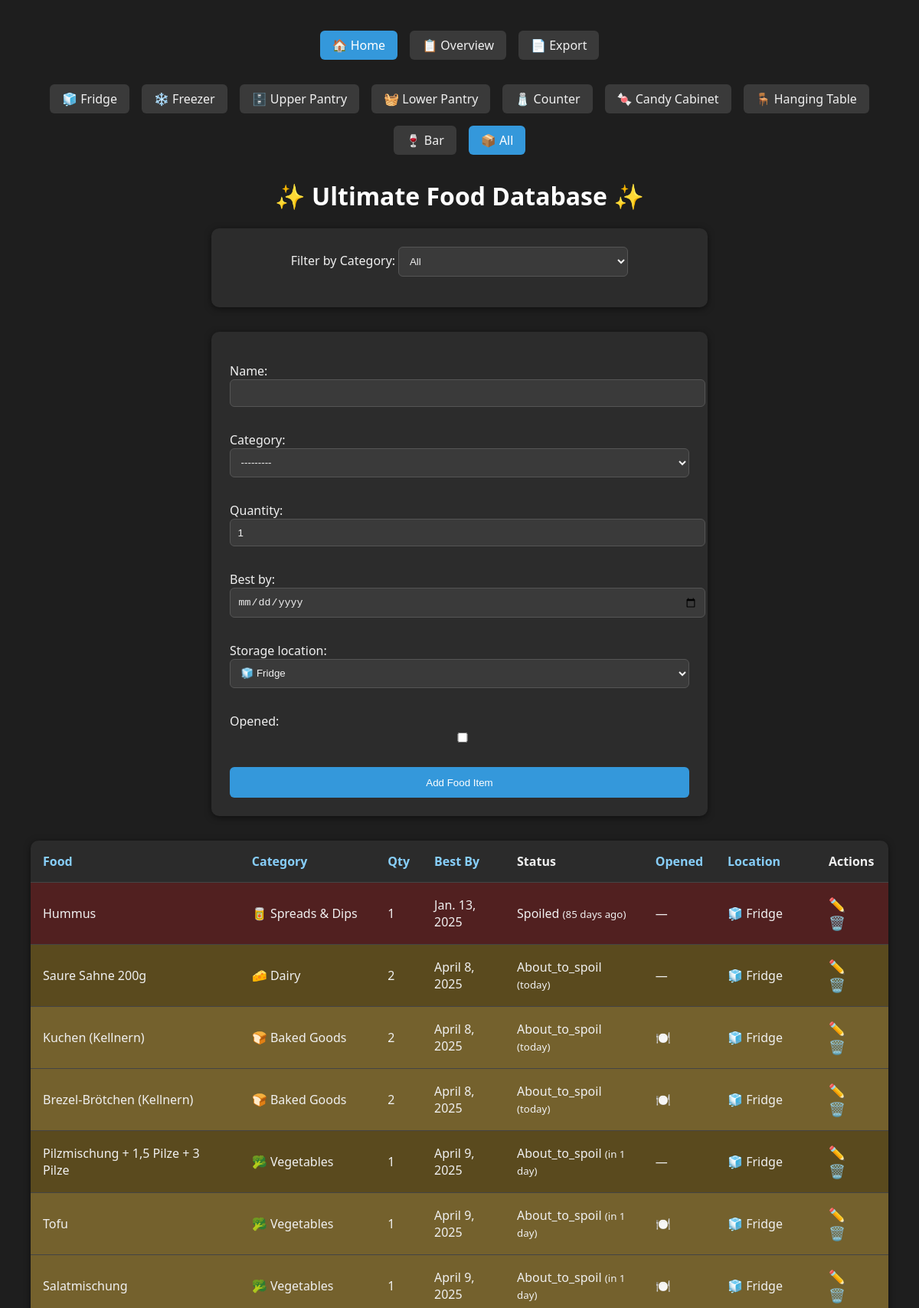
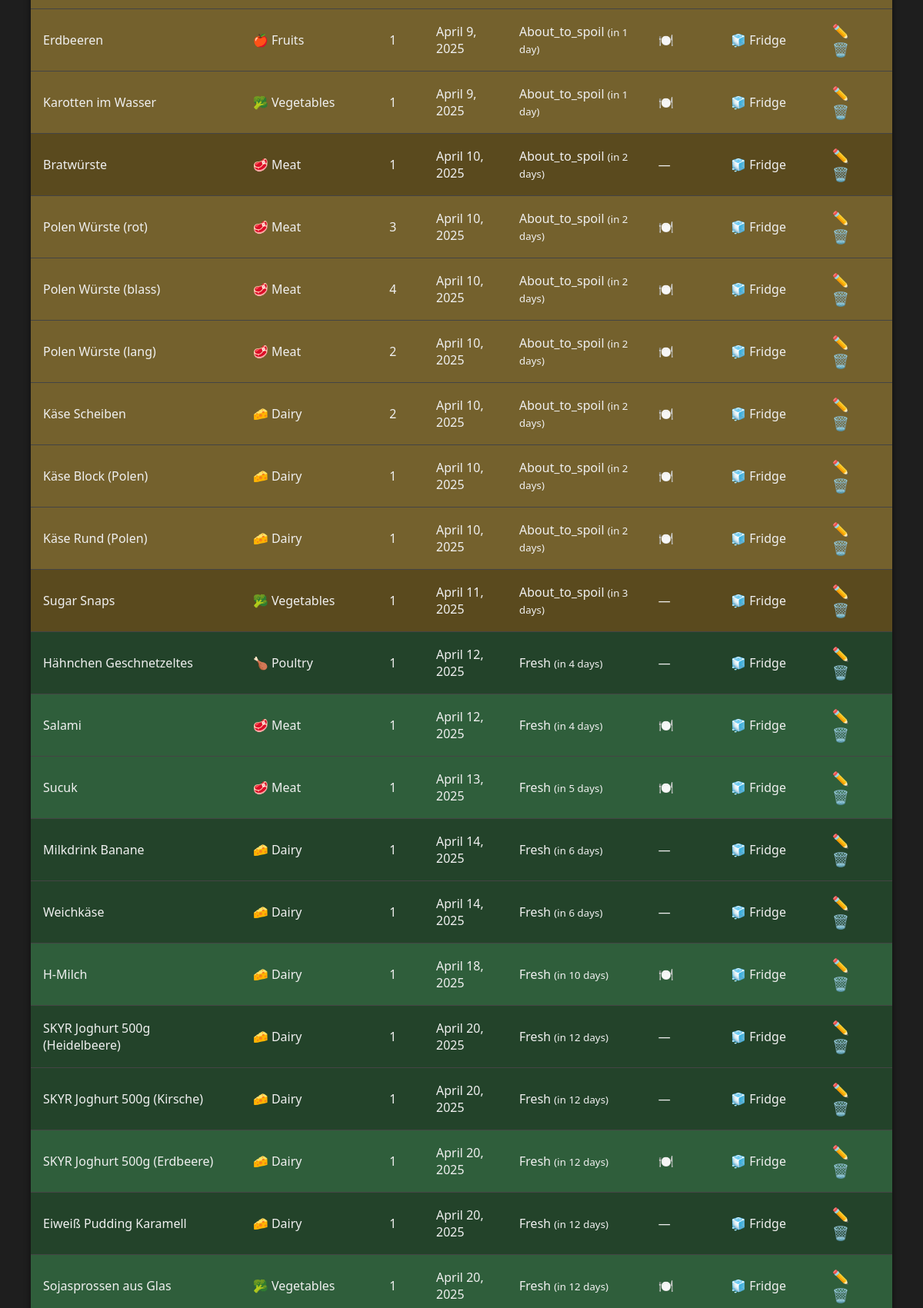
The page / (upper part) on the database its author committed (2 pictures, top to bottom).
### fridge/models.py (models this page shows)
class FoodItem(models.Model):
    CATEGORY_CHOICES = [
        ('vegetables', '🥦 Vegetables'),
        ('fruits', '🍎 Fruits'),
        ('dairy', '🧀 Dairy'),
        ('meat', '🥩 Meat'),
        ('poultry', '🍗 Poultry'),
        ('fish', '🐟 Fish & Seafood'),
        ('eggs', '🥚 Eggs'),
        ('baked', '🍞 Baked Goods'),
        ('leftovers', '🍱 Leftovers'),
        ('spreads', '🥫 Spreads & Dips'),
        ('condiments', '🧂 Condiments & Sauces'),
        ('beverages', '🧃 Beverages'),
        ('frozen', '🧊 Frozen Foods'),
        ('snacks', '🍪 Snacks & Sweets'),
        ('prepared', '🍽️ Prepared Meals'),
        ('other', '📦 Other'),
    ]
    STORAGE_CHOICES = [
        ('fridge', '🧊 Fridge'),
        ('freezer', '❄️ Freezer'),
        ('upper_pantry', '🗄️ Upper Pantry'),
        ('lower_pantry', '🧺 Lower Pantry'),
        ('counter', '🧂 Counter'),
        ('candy_cabinet', '🍬 Candy Cabinet'),
        ('hanging_table', '🪑 Hanging Table'),
        ('bar', '🍷 Bar'),
    ]
    name = models.CharField(max_length=100)
    category = models.CharField(max_length=50, choices=CATEGORY_CHOICES)
    quantity = models.IntegerField(default=1)
    best_by = models.DateField(null=True, blank=True)
    storage_location = models.CharField(max_length=50, choices=STORAGE_CHOICES, default='fridge')
    opened = models.BooleanField(default=False)
    @property
    def status(self):
        if self.best_by is None:
            return "unknown"
        today = date.today()
        if self.best_by < today:
            return "spoiled"
        elif self.best_by <= today + timedelta(days=3):
            return "about_to_spoil"
        else:
            return "fresh"
    @property
    def days_left(self):
        if self.best_by is None:
            return "?"
        delta = (self.best_by - date.today()).days
        if delta > 0:
            return f"in {delta} day{'s' if delta > 1 else ''}"
        elif delta == 0:
            return "today"
        else:
            return f"{abs(delta)} day{'s' if abs(delta) > 1 else ''} ago"

### fridge/views.py (the view, shortened to what this page needs)
# urls.py: path('', views.fridge_view, name='fridge'),
def fridge_view(request):
    items = FoodItem.objects.all()
    sort = request.GET.get('sort')
    selected_category = request.GET.get('category', '')
    selected_storage = request.GET.get('storage', '')
    if selected_category:
        items = items.filter(category=selected_category)
    if selected_storage:
        items = items.filter(storage_location=selected_storage)
    if sort and sort != 'None':
        items = items.order_by(sort)
    else:
        items = items.order_by('storage_location', 'best_by')
    initial_data = {'storage_location': selected_storage} if selected_storage else {}
    form = FoodItemForm(request.POST or None, initial=initial_data)
    context = {
        'items': items,
        'form': form,
        'categories': FoodItem.CATEGORY_CHOICES,
        'storage_locations': FoodItem.STORAGE_CHOICES,
        'selected_category': selected_category,
        'selected_storage': selected_storage,
        'sort': sort,
    }
    return render(request, 'fridge/fridge.html', context)

### fridge/forms.py
class FoodItemForm(forms.ModelForm):
    class Meta:
        model = FoodItem
        fields = ['name', 'category', 'quantity', 'best_by', 'storage_location', 'opened']
        widgets = {
            'best_by': forms.DateInput(attrs={'type': 'date'}),
        }

### fridge/templates/fridge/fridge.html (shortened to what this page needs)
{% extends "fridge/base.html" %}
{% load static %}
{% block content %}
<div class="navbar">
    {% for code, label in storage_locations %}
        <a href="?storage={{ code }}{% if selected_category %}&category={{ selected_category }}{% endif %}"
           class="{% if selected_storage == code %}active{% endif %}">
             {{ label }}
        </a>
    {% endfor %}
    <a href="/" class="{% if not selected_storage %}active{% endif %}">📦 All</a>
</div>
<h1>✨ Ultimate Food Database ✨</h1>
<form method="get" class="filter-form">
    <label for="category">Filter by Category:</label>
    <select name="category" onchange="this.form.submit()">
        <option value="">All</option>
    </select>
</form>
<form method="POST" action="?{% if selected_category %}category={{ selected_category }}{% endif %}{% if selected_storage %}&storage={{ selected_storage }}{% endif %}">
    {{ form.as_p }}
    <button type="submit">Add Food Item</button>
</form>
<table>
    <thead>
        <tr>
            <th><a href="?sort=name{% if selected_category %}&category={{ selected_category }}{% endif %}{% if selected_storage %}&storage={{ selected_storage }}{% endif %}">Food</a></th>
            <th><a href="?sort=category{% if selected_category %}&category={{ selected_category }}{% endif %}{% if selected_storage %}&storage={{ selected_storage }}{% endif %}">Category</a></th>
            <th><a href="?sort=quantity{% if selected_category %}&category={{ selected_category }}{% endif %}{% if selected_storage %}&storage={{ selected_storage }}{% endif %}">Qty</a></th>
            <th><a href="?sort=best_by{% if selected_category %}&category={{ selected_category }}{% endif %}{% if selected_storage %}&storage={{ selected_storage }}{% endif %}">Best By</a></th>
            <th>Status</th>
            <th><a href="?sort=opened{% if selected_category %}&category={{ selected_category }}{% endif %}{% if selected_storage %}&storage={{ selected_storage }}{% endif %}">Opened</a></th>
            <th><a href="?sort=storage_location{% if selected_category %}&category={{ selected_category }}{% endif %}{% if selected_storage %}&storage={{ selected_storage }}{% endif %}">Location</a></th>
            <th>Actions</th>
        </tr>
    </thead>
    <tbody>
        {% for item in items %}
            <tr class="{% if item.opened %}opened-{{ item.status }}{% else %}{{ item.status }}{% endif %}">
                <td>{{ item.name }}</td>
                <td>{{ item.get_category_display }}</td>
                <td>{{ item.quantity }}</td>
                <td>{{ item.best_by }}</td>
                <td>{{ item.status|capfirst }} <small>({{ item.days_left }})</small></td>
                <td>{% if item.opened %}🍽️{% else %}—{% endif %}</td>
                <td>{{ item.get_storage_location_display }}</td>
                <td class="actions">
                    <a href="{% url 'edit_item' item.pk %}?category={{ selected_category }}&storage={{ selected_storage }}">✏️</a>
                    <a href="{% url 'delete_item' item.pk %}?category={{ selected_category }}&storage={{ selected_storage }}&sort={{ sort }}" onclick="return confirm('Are you sure?')">🗑️</a>
                </td>
            </tr>
        {% empty %}
            <tr>
                <td colspan="6" style="text-align: center; padding: 2rem;">No food items yet!</td>
            </tr>
        {% endfor %}
    </tbody>
</table>
{% endblock %}

### fridge/static/fridge/style.css (style rules this page uses)
body { font-family: 'Segoe UI', Tahoma, Geneva, Verdana, sans-serif; background-color: #1e1e1e; color: #f0f0f0; padding: 2rem; }
h1 { text-align: center; color: #ffffff; }
form, .form-container { background: #2c2c2c; padding: 1.5rem; border-radius: 10px; box-shadow: 0 2px 8px rgba(0,0,0,0.5); max-width: 600px; margin: 0 auto 2rem; }
form input, form select { width: 100%; padding: 0.6rem; margin-bottom: 1rem; border: 1px solid #555; border-radius: 6px; background-color: #3a3a3a; color: #f0f0f0; }
form input::placeholder { color: #bbb; }
form button { background-color: #3498db; color: white; border: none; padding: 0.8rem 1.2rem; border-radius: 6px; cursor: pointer; width: 100%; }
table { width: 100%; border-collapse: collapse; background: #2b2b2b; box-shadow: 0 2px 8px rgba(0,0,0,0.5); border-radius: 10px; overflow: hidden; }
th, td { padding: 1rem; text-align: left; border-bottom: 1px solid #444; color: #f0f0f0; }
th a { color: #87cefa; text-decoration: none; }
.spoiled { background-color: #512020; }
.about_to_spoil { background-color: #5a4a1e; }
.fresh { background-color: #23432a; }
.opened-about_to_spoil { background-color: #74612d; }
.opened-fresh { background-color: #2f5e3b; }
.actions a { margin-right: 0.5rem; text-decoration: none; font-size: 1.1rem; color: #ffffff; }
.filter-form { text-align: center; margin-bottom: 2rem; }
.filter-form select { max-width: 300px; background-color: #3a3a3a; color: #f0f0f0; border: 1px solid #555; border-radius: 6px; padding: 0.6rem; }
.navbar { display: flex; flex-wrap: wrap; gap: 1rem; justify-content: center; margin-bottom: 2rem; }
.navbar a { text-decoration: none; padding: 0.5rem 1rem; border-radius: 6px; background-color: #3a3a3a; color: #f0f0f0; font-weight: 500; transition: background 0.2s ease; }
.navbar a.active { background-color: #3498db; color: white; }

### rows shown on the page
FoodItem: name "Hummus", category "🥫 Spreads & Dips", quantity "1", best_by "Jan. 13, 2025", status "Spoiled", days_left "85 days ago", storage_location "🧊 Fridge"
FoodItem: name "Saure Sahne 200g", category "🧀 Dairy", quantity "2", best_by "April 8, 2025", status "About_to_spoil", days_left "today", storage_location "🧊 Fridge"
FoodItem: name "Kuchen (Kellnern)", category "🍞 Baked Goods", quantity "2", best_by "April 8, 2025", status "About_to_spoil", days_left "today", storage_location "🧊 Fridge"
FoodItem: name "Brezel-Brötchen (Kellnern)", category "🍞 Baked Goods", quantity "2", best_by "April 8, 2025", status "About_to_spoil", days_left "today", storage_location "🧊 Fridge"
FoodItem: name "Pilzmischung + 1,5 Pilze + 3 Pilze", category "🥦 Vegetables", quantity "1", best_by "April 9, 2025", status "About_to_spoil", days_left "in 1 day", storage_location "🧊 Fridge"
FoodItem: name "Tofu", category "🥦 Vegetables", quantity "1", best_by "April 9, 2025", status "About_to_spoil", days_left "in 1 day", storage_location "🧊 Fridge"
FoodItem: name "Salatmischung", category "🥦 Vegetables", quantity "1", best_by "April 9, 2025", status "About_to_spoil", days_left "in 1 day", storage_location "🧊 Fridge"
FoodItem: name "Erdbeeren", category "🍎 Fruits", quantity "1", best_by "April 9, 2025", status "About_to_spoil", days_left "in 1 day", storage_location "🧊 Fridge"
FoodItem: name "Karotten im Wasser", category "🥦 Vegetables", quantity "1", best_by "April 9, 2025", status "About_to_spoil", days_left "in 1 day", storage_location "🧊 Fridge"
FoodItem: name "Bratwürste", category "🥩 Meat", quantity "1", best_by "April 10, 2025", status "About_to_spoil", days_left "in 2 days", storage_location "🧊 Fridge"
FoodItem: name "Polen Würste (rot)", category "🥩 Meat", quantity "3", best_by "April 10, 2025", status "About_to_spoil", days_left "in 2 days", storage_location "🧊 Fridge"
FoodItem: name "Polen Würste (blass)", category "🥩 Meat", quantity "4", best_by "April 10, 2025", status "About_to_spoil", days_left "in 2 days", storage_location "🧊 Fridge"
FoodItem: name "Polen Würste (lang)", category "🥩 Meat", quantity "2", best_by "April 10, 2025", status "About_to_spoil", days_left "in 2 days", storage_location "🧊 Fridge"
FoodItem: name "Käse Scheiben", category "🧀 Dairy", quantity "2", best_by "April 10, 2025", status "About_to_spoil", days_left "in 2 days", storage_location "🧊 Fridge"
FoodItem: name "Käse Block (Polen)", category "🧀 Dairy", quantity "1", best_by "April 10, 2025", status "About_to_spoil", days_left "in 2 days", storage_location "🧊 Fridge"
FoodItem: name "Käse Rund (Polen)", category "🧀 Dairy", quantity "1", best_by "April 10, 2025", status "About_to_spoil", days_left "in 2 days", storage_location "🧊 Fridge"
FoodItem: name "Sugar Snaps", category "🥦 Vegetables", quantity "1", best_by "April 11, 2025", status "About_to_spoil", days_left "in 3 days", storage_location "🧊 Fridge"
FoodItem: name "Hähnchen Geschnetzeltes", category "🍗 Poultry", quantity "1", best_by "April 12, 2025", status "Fresh", days_left "in 4 days", storage_location "🧊 Fridge"
FoodItem: name "Salami", category "🥩 Meat", quantity "1", best_by "April 12, 2025", status "Fresh", days_left "in 4 days", storage_location "🧊 Fridge"
FoodItem: name "Sucuk", category "🥩 Meat", quantity "1", best_by "April 13, 2025", status "Fresh", days_left "in 5 days", storage_location "🧊 Fridge"
FoodItem: name "Milkdrink Banane", category "🧀 Dairy", quantity "1", best_by "April 14, 2025", status "Fresh", days_left "in 6 days", storage_location "🧊 Fridge"
FoodItem: name "Weichkäse", category "🧀 Dairy", quantity "1", best_by "April 14, 2025", status "Fresh", days_left "in 6 days", storage_location "🧊 Fridge"
FoodItem: name "H-Milch", category "🧀 Dairy", quantity "1", best_by "April 18, 2025", status "Fresh", days_left "in 10 days", storage_location "🧊 Fridge"
FoodItem: name "SKYR Joghurt 500g (Heidelbeere)", category "🧀 Dairy", quantity "1", best_by "April 20, 2025", status "Fresh", days_left "in 12 days", storage_location "🧊 Fridge"
FoodItem: name "SKYR Joghurt 500g (Kirsche)", category "🧀 Dairy", quantity "1", best_by "April 20, 2025", status "Fresh", days_left "in 12 days", storage_location "🧊 Fridge"
FoodItem: name "SKYR Joghurt 500g (Erdbeere)", category "🧀 Dairy", quantity "1", best_by "April 20, 2025", status "Fresh", days_left "in 12 days", storage_location "🧊 Fridge"
FoodItem: name "Eiweiß Pudding Karamell", category "🧀 Dairy", quantity "1", best_by "April 20, 2025", status "Fresh", days_left "in 12 days", storage_location "🧊 Fridge"
FoodItem: name "Sojasprossen aus Glas", category "🥦 Vegetables", quantity "1", best_by "April 20, 2025", status "Fresh", days_left "in 12 days", storage_location "🧊 Fridge"

### other values the page prints
{{ label }} "🧊 Fridge" "❄️ Freezer" "🗄️ Upper Pantry" "🧺 Lower Pantry" "🧂 Counter" "🍬 Candy Cabinet" "🪑 Hanging Table" "🍷 Bar"
